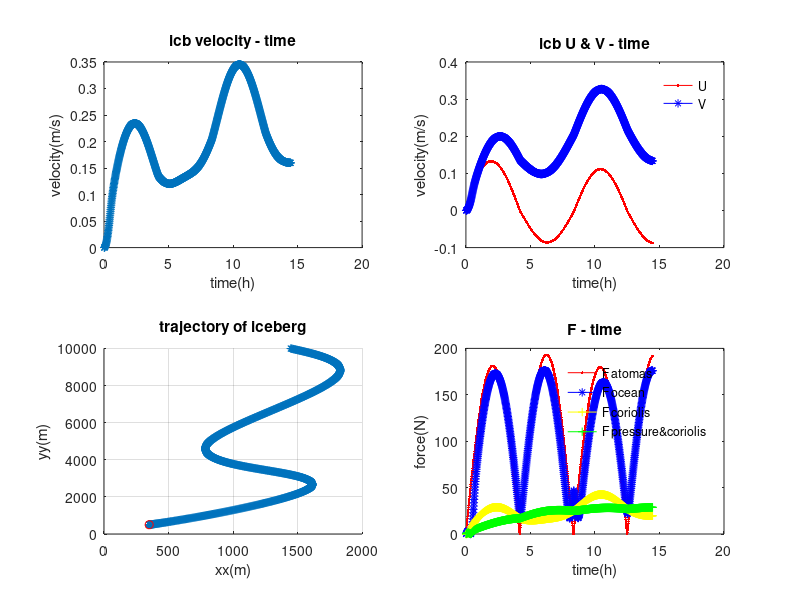

Recreate this plot in MATLAB.
%%%%%%%%%%%%%%%%%%%%%%%%%%%%%%%%%%%%%%%%%%%%%%%%%%%%%
%    Grounded model
%
%    Author: weiyan ZHANG
%    Created: Oct 2018
%    Updated:
%    Last Modif by:
%    Last Modif on: 
%%%%%%%%%%%%%%%%%%%%%%%%%%%%%%%%%%%%%%%%%%%%%%%%%%%%%%%
clear all

% load grid information from the model
%{
gname = 'C:\Users\61414\Downloads\misom020_grd.nc';
lat_rho = ncread(gname,'lat_rho');
lon_rho = ncread(gname,'lon_rho');
dx = ones(size(lat_rho,1),size(lat_rho,2));
dy = ones(size(lat_rho,1),size(lat_rho,2));
[xx yy] = meshgrid([1:size(lat_rho,2)],[1:size(lon_rho,1)]); 
%}

%{
% calculate dx, dy from model in m
pm = ncread(gname,'pm');
pn = ncread(gname,'pn');
dx = 1./pm;
dy = 1./pn;
%}

% Creates 2d grid of same size as model
X_lim = 10000;
Y_lim = 10000;
[X,Y] = meshgrid([0:X_lim],[0:Y_lim]);
Z = 10 - X ;

% indicate the initial location of the particle
xx_ini = 350;
yy_ini = 500;

% set variable useful for the trajectory equation
U = 0;
V = 0;

% ocean coeff
Co = 0.85; % dimensionless coefficient of resistance
Cdo_skin = 0.0055; % ocean-iceberg friction coeff
rho_h2o = 1028; % seawater density kg m-3

% atmospheric coeff
rho_air = 1.225; % air density kg m-3
Ca = 0.4; % dimensionless coefficient of resistance
Cda_skin = 0.0022; % air-iceberg friction coeff
Cd = 1.25e-3;  % dimensionless air-sea friction coeff

% coriolis coeff
w_r = 7.2921e-5;
f = 2 * w_r * sin(-67*pi/180);
    
% size of the iceberg 
rho_icb = 916.7; % kg m-3
depth = 10; % m
depth_icb_under = depth * (rho_icb / rho_h2o);
depth_icb_above = depth - depth_icb_under;
lenth = 10; % assume width is equal to lenth
dA_o = lenth * depth_icb_under; % m^2 ideally per face 
dA_a = lenth * depth_icb_above; % m^2 ideally per face
Ad = lenth ^ 2;
M = rho_icb * lenth ^ 2 * depth; % kg
             
% data set
step = 2000;
time_all = zeros(1,step);
U_all = zeros(1,step);
V_all = zeros(1,step);
x_all = zeros(1,step);
y_all = zeros(1,step);
Fa_all = zeros(1,step);
Fo_all = zeros(1,step);
Fc_all = zeros(1,step);
Fcp_all = zeros(1,step);
vel_all = zeros(1,step);
z_all = zeros(1,step);
uo_cst_all = zeros(1,step);
vo_cst_all = zeros(1,step);
ua_all = zeros(1,step);
va_all = zeros(1,step);

% timestep
dt = 60; % s

% do a loop    
xx_ = xx_ini;
yy_ = yy_ini;

for i=1:step
    
    theta = (i/step) * 8 * pi;
% ocean velocity
    uo_cst = 0.1 * sin(theta); % m/s
    vo_cst = 0.1 * sin(theta);

% atmospheric velocity (at 10m)
% the wind in the model will be given as wind stress -- do the conversion
% tau_wind = rho_air*Cd*U^2 (tau_wind is sustr or svstr in model)

    sustr = abs(0.05 * sin(theta)); %newton meter-2
    svstr = abs(0.05 * sin(theta));
    ua = sqrt(sustr / (rho_air * Cd)); % m s-2
    va = sqrt(svstr / (rho_air * Cd)); % m s-2
    
    time_all(i) = i/60;
    uo_cst_all(i) = uo_cst;
    vo_cst_all(i) = vo_cst;
    ua_all(i) = ua;
    va_all(i) = va;
end

for j = 1:step

% absolute values of relative velocities
    omid = sqrt((uo_cst_all(j) - U) ^ 2 + (vo_cst_all(j) - V) ^ 2);
    amid = sqrt((ua_all(j) - U) ^ 2 + (va_all(j) - V) ^ 2);
    omid_skin = sqrt((uo_cst_all(j) - U) ^ 2 + (vo_cst_all(j) - V) ^ 2);
    amid_skin = sqrt((ua_all(j) - U) ^ 2 + (va_all(j) - V) ^ 2);

% Force due to the Atomasphere
    Fa_u = rho_air * 0.5 * Ca * dA_a * amid * (ua_all(j) - U) + rho_air * Cda_skin * Ad * amid_skin * (ua_all(j) - U);
    Fa_v = rho_air * 0.5 * Ca * dA_a * amid * (va_all(j) - U) +  rho_air * Cda_skin * Ad * amid_skin * (va_all(j) - V);

% Force due to the Ocean
    Fo_u = rho_h2o * 0.5 * Co * dA_o * omid * (uo_cst_all(j) - U) + rho_h2o * Cdo_skin * Ad * omid_skin * (uo_cst_all(j) - U);
    Fo_v = rho_h2o * 0.5 * Co * dA_o * omid * (vo_cst_all(j) - U) + rho_h2o * Cdo_skin * Ad * omid_skin * (vo_cst_all(j) - V);

% Coriolis Force
    Fc_u = - (M * f * V);
    Fc_v = - M * f * U;
    Fcp_u = -(- M * f * (V - vo_cst_all(j)));
    Fcp_v = - M * f * (U - uo_cst_all(j));
    au = (Fcp_u + Fa_u + Fo_u) / M;
    av = (Fcp_v + Fa_v + Fo_v) / M;  
                         
% calculate velocity
  s_u = U * dt + 0.5 * au * dt ^ 2;
  s_v = V * dt + 0.5 * av * dt ^ 2;
  x_all(j) = xx_;
  y_all(j) = yy_;
  U_all(j) = U;
  V_all(j) = V;
  vel = sqrt(U ^ 2 + V ^ 2);
  vel_all(j) = vel;
  Fa_all(j) = sqrt(Fa_u ^ 2 + Fa_v ^ 2);
  Fo_all(j) = sqrt(Fo_u ^ 2 + Fo_v ^ 2);
  Fc_all(j) = sqrt(Fc_u ^ 2 + Fc_v ^ 2);
  Fcp_all(j) = sqrt(Fcp_u ^ 2 + Fcp_v ^ 2);
  
  z = 10 + xx_;
  z_all(j) = z;
  
% new velocity & location
  U = U + au * dt;
  V = V + av * dt;
  xx_ = xx_ + s_u;
  yy_ = yy_ + s_v;
  
end

for t = 1:step
    if x_all(t)>=0 && x_all(t)<=X_lim && y_all(t)>=0 && y_all(t)<=Y_lim 
        if depth_icb_under > abs(z_all(t))
            break
        end
    else
        break
    end
end 

if abs(depth_icb_under) > abs(z)
    disp(['warning! ground when time = ',num2str(time_all(t-1)),' h']);
    disp(['x = ',num2str(x_all(t-1)),' y = ',num2str(y_all(t-1))]);
else
    disp(['warning! out of domain when time = ',num2str(time_all(t-1)),' h']);
    disp(['x = ',num2str(x_all(t-1)),' y = ',num2str(y_all(t-1))]);
end

subplot(2,2,1);
plot(time_all(1:t-1),vel_all(1:t-1),'*-');
title('icb velocity - time');
xlabel('time(h)');
ylabel('velocity(m/s)');

subplot(2,2,2);
plot(time_all(1:t-1),U_all(1:t-1),'-r.');
hold on;
plot(time_all(1:t-1),V_all(1:t-1),'-b*');
legend('U','V');
legend('boxoff');
title('icb U & V - time');
xlabel('time(h)');
ylabel('velocity(m/s)');

subplot(2,2,3);
%mesh(X,Y,Z);
hold on;
zlim([-50,0]);
plot(x_all(1:t-1),y_all(1:t-1),'*-');
grid;
hold on;
plot(x_all(1),y_all(1),'ro');
title('trajectory of iceberg');
xlabel('xx(m)');
ylabel('yy(m)');
zlabel('depth(m)');
%boxplot3(x_all(t)-5,y_all(t)-5,-depth_icb_under,lenth,width,depth);

subplot(2,2,4);
plot(time_all(1:t-1),Fa_all(1:t-1),'-r.');
hold on;
plot(time_all(1:t-1),Fo_all(1:t-1),'-b*');
hold on;
plot(time_all(1:t-1),Fc_all(1:t-1),'-y+');
hold on;
plot(time_all(1:t-1),Fcp_all(1:t-1),'-g+');
legend('F_ atomas','F_ ocean','F_ coriolis','F_ pressure&coriolis');
legend('boxoff');
title('F - time');
xlabel('time(h)');
ylabel('force(N)');

%{
figure, mesh(X,Y,Z);
hold on;
zlim([-50,5]);
plot(x_all(1:t-1),y_all(1:t-1),'*-');
grid;
hold on;
plot(x_all(1),y_all(1),'ro');
title('trajectory of iceberg');
xlabel('xx(m)');
ylabel('yy(m)');
zlabel('depth(m)');
boxplot3(x_all(t)-5,y_all(t)-5,-depth_icb_under,lenth,width,depth);
%}
% check if within the domain